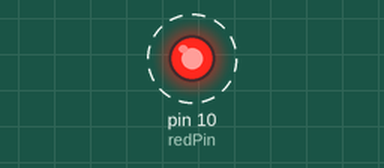
The sketch below on a simulated Arduino Uno, built with avr-gcc and run on an emulated ATmega328P. Shown: output pins drawn as LEDs (lit = HIGH). Dashed ring = blinking.

Above: at 0.5 s.
Timing chart, 0 to 4.6 s (numbered marks = the images above):
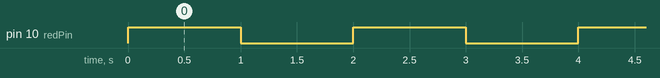

The sketch:

SOSFan.ino
```cpp
// https://www.youtube.com/watch?v=rTuKKVcYeMg
int redPin = 10;

void setup()
{
  // put your setup code here, to run once:
  pinMode(redPin, OUTPUT);
}

void loop()
{
  blink(1, 1000);
}

void blink(int timesBlinked, int delayMS)
{
  for (size_t i = 0; i < timesBlinked; i++)
  {
    digitalWrite(redPin, HIGH);
    delay(delayMS);
    digitalWrite(redPin, LOW);
    delay(delayMS);
  }
}
```

Measured:
- by itself, pin 10 (redPin): alternates HIGH for 1.0 s and LOW for 1.0 s
